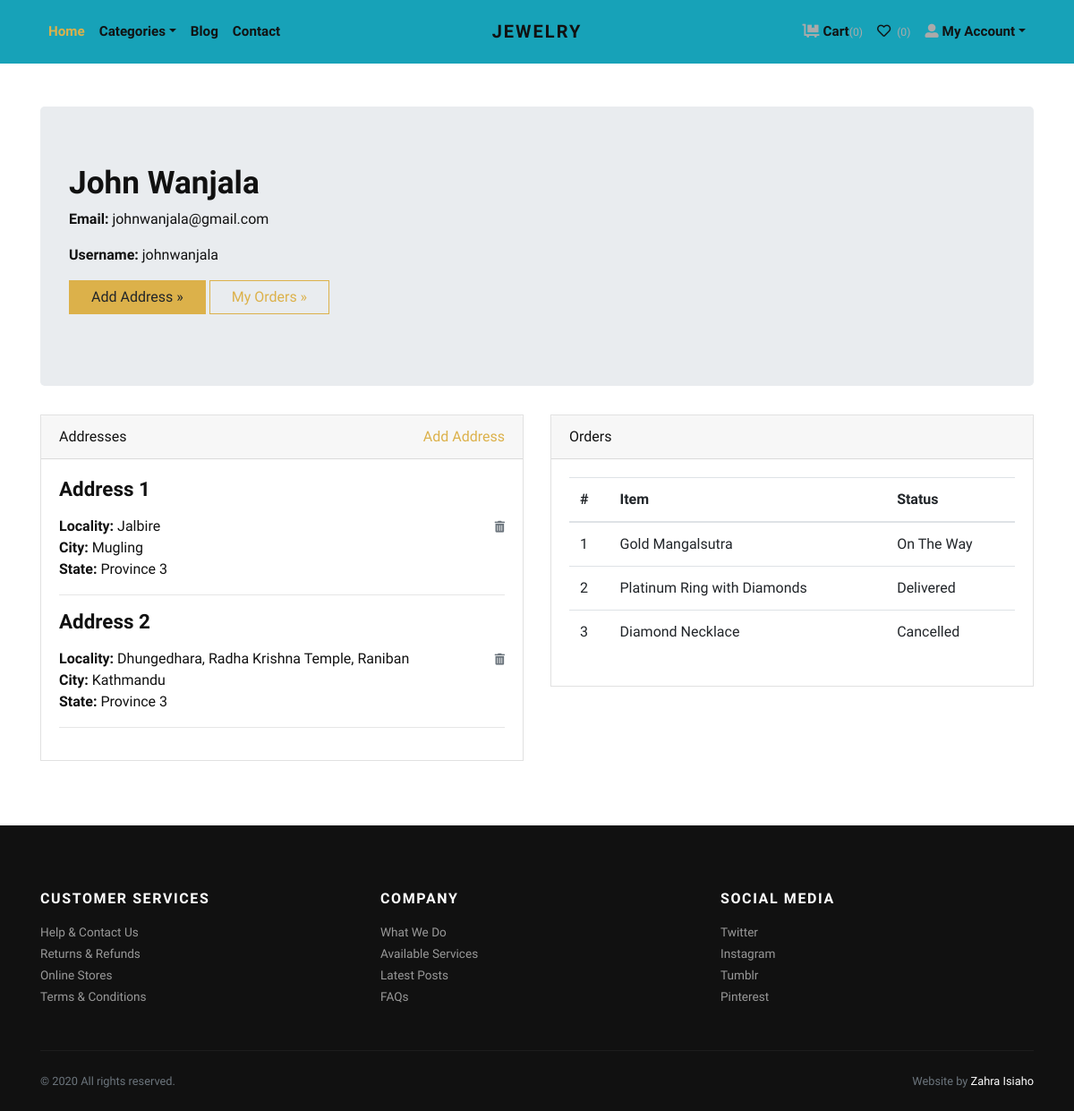
Page /accounts/profile/ (signed in) on the committed database.
### store/models.py (models this page shows, shortened)
class Address(models.Model):
    user = models.ForeignKey(User, verbose_name="User", on_delete=models.CASCADE)
    locality = models.CharField(max_length=150, verbose_name="Nearest Location")
    city = models.CharField(max_length=150, verbose_name="City")
    state = models.CharField(max_length=150, verbose_name="State")

class Order(models.Model):
    user = models.ForeignKey(User, verbose_name="User", on_delete=models.CASCADE)
    address = models.ForeignKey(Address, verbose_name="Shipping Address", on_delete=models.CASCADE)
    product = models.ForeignKey(Product, verbose_name="Product", on_delete=models.CASCADE)
    quantity = models.PositiveIntegerField(verbose_name="Quantity")
    ordered_date = models.DateTimeField(auto_now_add=True, verbose_name="Ordered Date")
    status = models.CharField(
        choices=STATUS_CHOICES,
        max_length=50,
        default="Pending"
        )

class Product(models.Model):
    title = models.CharField(max_length=150, verbose_name="Product Title")
    slug = models.SlugField(max_length=160, verbose_name="Product Slug")
    sku = models.CharField(max_length=255, unique=True, verbose_name="Unique Product ID (SKU)")
    short_description = models.TextField(verbose_name="Short Description")
    detail_description = models.TextField(blank=True, null=True, verbose_name="Detail Description")
    product_image = models.ImageField(upload_to='product', blank=True, null=True, verbose_name="Product Image")
    price = models.DecimalField(max_digits=8, decimal_places=2)
    category = models.ForeignKey(Category, verbose_name="Product Categoy", on_delete=models.CASCADE)
    is_active = models.BooleanField(verbose_name="Is Active?")
    is_featured = models.BooleanField(verbose_name="Is Featured?")
    created_at = models.DateTimeField(auto_now_add=True, verbose_name="Created Date")
    updated_at = models.DateTimeField(auto_now=True, verbose_name="Updated Date")
    class Meta:
        verbose_name_plural = 'Products'
        ordering = ('-created_at', )

### store/views.py (the view)
# urls.py: path('accounts/profile/', views.profile, name="profile"),
@login_required
def profile(request):
    addresses = Address.objects.filter(user=request.user)
    orders = Order.objects.filter(user=request.user)
    return render(request, 'account/profile.html', {'addresses':addresses, 'orders':orders})

### store/context_preprocessors.py (called while the page is built)
def store_menu(request):
    categories = Category.objects.filter(is_active=True)
    context = {
        'categories_menu': categories,
    }
    return context

def cart_menu(request):
    if request.user.is_authenticated:
        cart_items= Cart.objects.filter(user=request.user)
        context = {
            'cart_items': cart_items,
        }
    else:
        context = {}
    return context

### templates/account/profile.html (shortened to what this page needs)
{% extends 'base.html' %}
{% load static %}
    {% block content %}
      <div class="container py-5">
        <div class="jumbotron">
          <h1>{{request.user.first_name}} {{request.user.last_name}}</h1>
          <p><strong>Email:</strong> {{request.user.email}}</p>
          <p><strong>Username:</strong> {{request.user.username}}</p>
          <p><a class="btn btn-primary btn-large" href="{% url 'store:add-address' %}">Add Address »</a> <a class="btn btn-outline-primary btn-large" href="#">My Orders »</a></p>
        </div>
        <div class="row">
          <div class="col-lg-6">
            <div class="card mb-4" id="headings">
              <div class="card-header">Addresses <span class="float-right"><a href="{% url 'store:add-address' %}">Add Address</a></span></div>
              <div class="card-body">
                {% if addresses %}
                    {% for address in addresses %}
                        <h4 class="mb-3">Address {{forloop.counter}}</h4>
                        <span class="float-right"><a href="{% url 'store:remove-address' address.id %}"><i class="fas fa-trash-alt small text-muted"></i></a></span>
                        <p>
                            <strong>Locality: </strong>{{address.locality}} <br>
                            <strong>City: </strong>{{address.city}} <br>
                            <strong>State: </strong>{{address.state}} <br>
                        </p>
                        <hr>
                    {% endfor %}
                {% else %}
                <div class="text-danger">
                  Address not Added.
                </div>
                {% endif %}
              </div>
            </div>
          </div>
          <div class="col-lg-6">
            <div class="card mb-4" id="tables">
              <div class="card-header">Orders</div>
              <div class="card-body">
                <table class="table table-hover">
                  <thead>
                    <tr>
                      <th>#</th>
                      <th>Item</th>
                      <th>Status</th>
                    </tr>
                  </thead>
                  <tbody>
                    {% if orders %}
                      {% for order in orders %}
                        <tr>
                          <td>{{forloop.counter}}</td>
                          <td>{{order.product.title}}</td>
                          <td>
                            {{order.status}}
                          </td>
                        </tr>
                      {% endfor %}
                    {% else %}
                    <tr>
                      <td class="text-danger" colspan="3">You've not Ordered anything yet.</td>
                    </tr>
                    {% endif %}
                  </tbody>
                </table>
              </div>
            </div>
          </div>
        </div>
      </div>
{% endblock content %}

### jewelryshop/static/css/style.default.css (style rules this page uses)
strong { font-weight: 700; }
.btn { font-weight: 400; border: 1px solid transparent; font-family: inherit; padding: 0.375rem 1.5rem; font-size: 1rem; line-height: 1.5; border-radius: 0; transition: color 0.15s ease-in-out, background-color 0.15s ease-in-out, border-color 0.15s ease-in-out, box-shadow 0.15s ease-in-out; }
.btn-primary { color: #212529; background-color: #dcb14a; border-color: #dcb14a; }
.btn-outline-primary { color: #dcb14a; background-color: transparent; background-image: none; border-color: #dcb14a; }
body { font-family: "Libre Franklin", sans-serif; font-size: 1rem; font-weight: 400; line-height: 1.5; color: #111111; background-color: #fff; }
a { color: #dcb14a; text-decoration: none; }
h1, h2, h3, h4, h5, h6, .h1, .h2, .h3, .h4, .h5, .h6 { margin-bottom: 0.5rem; font-family: inherit; font-weight: 900; line-height: 1.2; color: inherit; }
h1, .h1 { font-size: 2.2rem; }
h4, .h4 { font-size: 1.4rem; }
hr { border-top: 1px solid rgba(17, 17, 17, 0.1); }
small, .small { font-size: 80%; font-weight: 400; }
.card { background-color: #fff; border: 1px solid rgba(17, 17, 17, 0.125); border-radius: 0; }
.card-body { padding: 1.25rem; }
.card-header { padding: 0.75rem 1.25rem; background-color: rgba(17, 17, 17, 0.03); border-bottom: 1px solid rgba(17, 17, 17, 0.125); }
.card-header:first-child { border-radius: calc(0 - 1px) calc(0 - 1px) 0 0; }

### rows in the picture
Address: locality "Jalbire", city "Mugling", state "Province 3"
Address: locality "Dhungedhara, Radha Krishna Temple, Raniban", city "Kathmandu", state "Province 3"
Order: product "Gold Mangalsutra", status "On The Way"
Order: product "Platinum Ring with Diamonds", status "Delivered"
Order: product "Diamond Necklace", status "Cancelled"

### other values in the picture
{{ cart_items.count }} "0"
{{ request.user.first_name }} "John"
{{ request.user.last_name }} "Wanjala"
{{ request.user.email }} "johnwanjala@gmail.com"
{{ request.user.username }} "johnwanjala"
